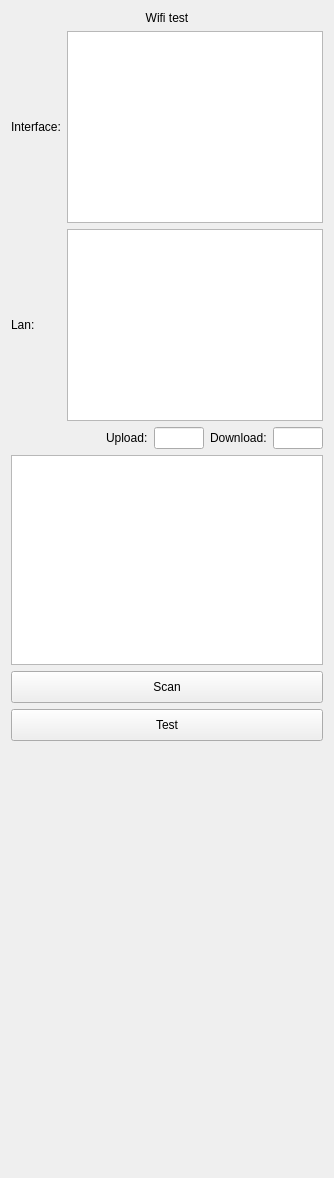
       <widget class="QWidget" name="wifiPage">
        <layout class="QVBoxLayout" name="verticalLayout_9">
         <item>
          <widget class="QLabel" name="label_8">
           <property name="text">
            <string>Wifi test</string>
           </property>
           <property name="alignment">
            <set>Qt::AlignCenter</set>
           </property>
          </widget>
         </item>
         <item>
          <layout class="QGridLayout" name="gridLayout_5">
           <item row="0" column="1">
            <widget class="QListWidget" name="interfacesListWidget">
             <property name="sizePolicy">
              <sizepolicy hsizetype="Expanding" vsizetype="Fixed">
               <horstretch>0</horstretch>
               <verstretch>0</verstretch>
              </sizepolicy>
             </property>
             <property name="minimumSize">
              <size>
               <width>0</width>
               <height>22</height>
              </size>
             </property>
            </widget>
           </item>
           <item row="0" column="0">
            <widget class="QLabel" name="label_49">
             <property name="text">
              <string>Interface:</string>
             </property>
            </widget>
           </item>
           <item row="1" column="0">
            <widget class="QLabel" name="label_53">
             <property name="sizePolicy">
              <sizepolicy hsizetype="Preferred" vsizetype="Preferred">
               <horstretch>0</horstretch>
               <verstretch>0</verstretch>
              </sizepolicy>
             </property>
             <property name="text">
              <string>Lan:</string>
             </property>
            </widget>
           </item>
           <item row="1" column="1">
            <widget class="QListWidget" name="accessPointsListWidget">
             <property name="sizePolicy">
              <sizepolicy hsizetype="Expanding" vsizetype="Fixed">
               <horstretch>0</horstretch>
               <verstretch>0</verstretch>
              </sizepolicy>
             </property>
             <property name="minimumSize">
              <size>
               <width>0</width>
               <height>22</height>
              </size>
             </property>
             <property name="verticalScrollBarPolicy">
              <enum>Qt::ScrollBarAlwaysOff</enum>
             </property>
             <property name="horizontalScrollBarPolicy">
              <enum>Qt::ScrollBarAlwaysOff</enum>
             </property>
            </widget>
           </item>
          </layout>
         </item>
         <item>
          <layout class="QHBoxLayout" name="horizontalLayout_35">
           <item>
            <spacer name="horizontalSpacer_9">
             <property name="orientation">
              <enum>Qt::Horizontal</enum>
             </property>
             <property name="sizeHint" stdset="0">
              <size>
               <width>40</width>
               <height>20</height>
              </size>
             </property>
            </spacer>
           </item>
           <item>
            <layout class="QHBoxLayout" name="horizontalLayout_32">
             <item>
              <widget class="QLabel" name="titleUploadLabel">
               <property name="sizePolicy">
                <sizepolicy hsizetype="Minimum" vsizetype="Preferred">
                 <horstretch>0</horstretch>
                 <verstretch>0</verstretch>
                </sizepolicy>
               </property>
               <property name="text">
                <string>Upload:</string>
               </property>
              </widget>
             </item>
             <item>
              <widget class="QLineEdit" name="uploadLineEdit">
               <property name="enabled">
                <bool>true</bool>
               </property>
               <property name="sizePolicy">
                <sizepolicy hsizetype="Expanding" vsizetype="Fixed">
                 <horstretch>0</horstretch>
                 <verstretch>0</verstretch>
                </sizepolicy>
               </property>
               <property name="minimumSize">
                <size>
                 <width>0</width>
                 <height>0</height>
                </size>
               </property>
               <property name="maximumSize">
                <size>
                 <width>50</width>
                 <height>16777215</height>
                </size>
               </property>
               <property name="focusPolicy">
                <enum>Qt::NoFocus</enum>
               </property>
               <property name="readOnly">
                <bool>true</bool>
               </property>
              </widget>
             </item>
             <item>
              <layout class="QHBoxLayout" name="horizontalLayout_33">
               <item>
                <widget class="QLabel" name="titleDownloadLabel">
                 <property name="sizePolicy">
                  <sizepolicy hsizetype="Minimum" vsizetype="Preferred">
                   <horstretch>0</horstretch>
                   <verstretch>0</verstretch>
                  </sizepolicy>
                 </property>
                 <property name="text">
                  <string>Download:</string>
                 </property>
                </widget>
               </item>
               <item>
                <widget class="QLineEdit" name="downloadLineEdit">
                 <property name="enabled">
                  <bool>true</bool>
                 </property>
                 <property name="sizePolicy">
                  <sizepolicy hsizetype="Expanding" vsizetype="Fixed">
                   <horstretch>0</horstretch>
                   <verstretch>0</verstretch>
                  </sizepolicy>
                 </property>
                 <property name="maximumSize">
                  <size>
                   <width>50</width>
                   <height>16777215</height>
                  </size>
                 </property>
                 <property name="focusPolicy">
                  <enum>Qt::NoFocus</enum>
                 </property>
                 <property name="readOnly">
                  <bool>true</bool>
                 </property>
                </widget>
               </item>
              </layout>
             </item>
            </layout>
           </item>
          </layout>
         </item>
         <item>
          <widget class="QListWidget" name="wifiTestListWidget">
           <property name="sizePolicy">
            <sizepolicy hsizetype="Expanding" vsizetype="Expanding">
             <horstretch>0</horstretch>
             <verstretch>0</verstretch>
            </sizepolicy>
           </property>
           <property name="minimumSize">
            <size>
             <width>0</width>
             <height>210</height>
            </size>
           </property>
          </widget>
         </item>
         <item>
          <layout class="QGridLayout" name="gridLayout_4">
           <item row="0" column="0" colspan="2">
            <widget class="QPushButton" name="scanWifiButton">
             <property name="minimumSize">
              <size>
               <width>0</width>
               <height>32</height>
              </size>
             </property>
             <property name="focusPolicy">
              <enum>Qt::NoFocus</enum>
             </property>
             <property name="text">
              <string>Scan</string>
             </property>
            </widget>
           </item>
           <item row="1" column="0" colspan="2">
            <widget class="QPushButton" name="testWifiButton">
             <property name="minimumSize">
              <size>
               <width>0</width>
               <height>32</height>
              </size>
             </property>
             <property name="focusPolicy">
              <enum>Qt::NoFocus</enum>
             </property>
             <property name="text">
              <string>Test</string>
             </property>
            </widget>
           </item>
          </layout>
         </item>
         <item>
          <spacer name="verticalSpacer_8">
           <property name="orientation">
            <enum>Qt::Vertical</enum>
           </property>
           <property name="sizeHint" stdset="0">
            <size>
             <width>20</width>
             <height>426</height>
            </size>
           </property>
          </spacer>
         </item>
        </layout>
       </widget>
